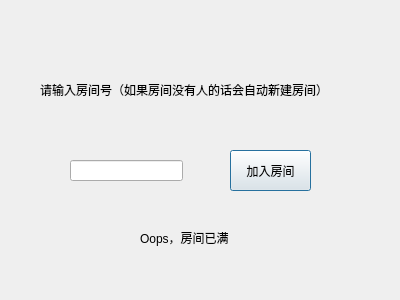
<?xml version="1.0" encoding="UTF-8"?>
<ui version="4.0">
 <class>joinroom</class>
 <widget class="QDialog" name="joinroom">
  <property name="geometry">
   <rect>
    <x>0</x>
    <y>0</y>
    <width>400</width>
    <height>300</height>
   </rect>
  </property>
  <property name="windowTitle">
   <string>JoinRoom</string>
  </property>
  <widget class="QLineEdit" name="lineEdit">
   <property name="geometry">
    <rect>
     <x>70</x>
     <y>160</y>
     <width>113</width>
     <height>21</height>
    </rect>
   </property>
  </widget>
  <widget class="QLabel" name="label">
   <property name="geometry">
    <rect>
     <x>40</x>
     <y>80</y>
     <width>311</width>
     <height>20</height>
    </rect>
   </property>
   <property name="text">
    <string>请输入房间号（如果房间没有人的话会自动新建房间）</string>
   </property>
  </widget>
  <widget class="QPushButton" name="pushButton">
   <property name="geometry">
    <rect>
     <x>230</x>
     <y>150</y>
     <width>81</width>
     <height>41</height>
    </rect>
   </property>
   <property name="text">
    <string>加入房间</string>
   </property>
  </widget>
  <widget class="QLabel" name="label_2">
   <property name="geometry">
    <rect>
     <x>140</x>
     <y>230</y>
     <width>111</width>
     <height>16</height>
    </rect>
   </property>
   <property name="text">
    <string>Oops，房间已满</string>
   </property>
  </widget>
 </widget>
 <resources/>
 <connections/>
</ui>
